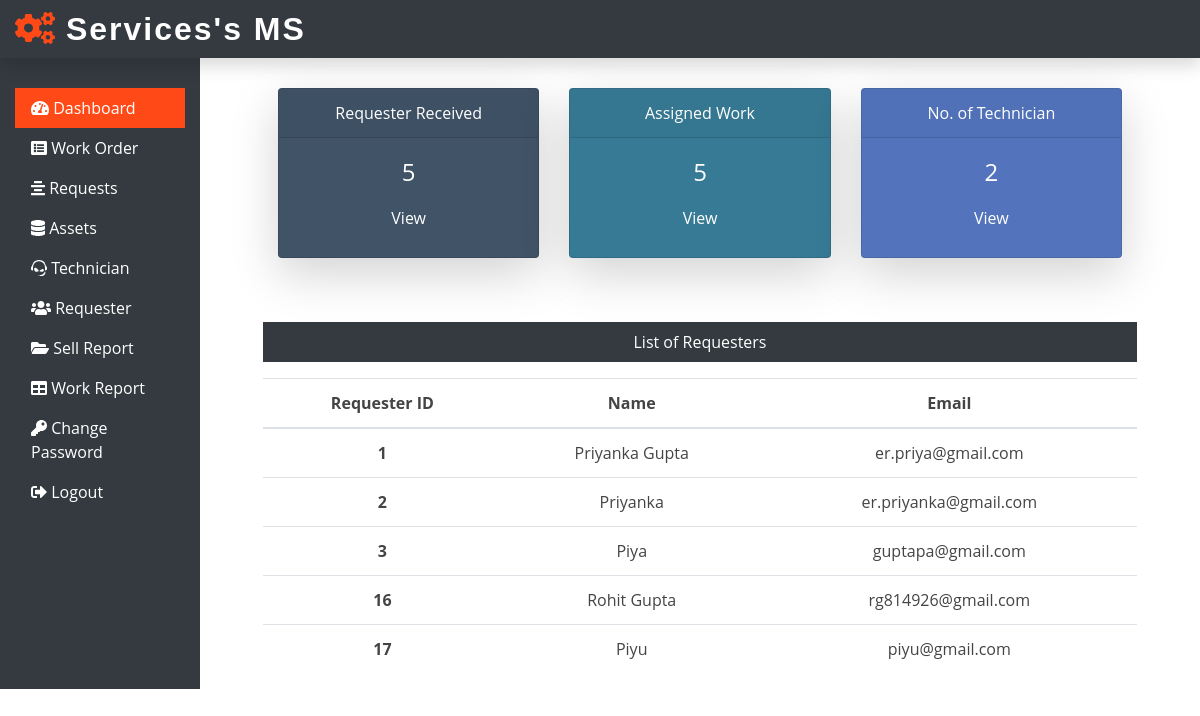
Screenshot of /sms.php/Admin/dashboard.php (signed in) with the database file from the repository.
### tables this page shows
CREATE TABLE `requesterlogin_tb` (
  `r_login_id` int(11) NOT NULL,
  `r_name` varchar(60) NOT NULL,
  `r_email` varchar(60) NOT NULL,
  `r_password` varchar(8) NOT NULL
);

### sms.php/Admin/dashboard.php (the view, shortened to what this page needs)
<?php
include('includes/header.php');
include('../dbConnection.php');
 $sql = "SELECT max(request_id) FROM submitrequest_tb";
 $result = $conn->query($sql);
 $row = mysqli_fetch_row($result);
 $submitrequest = $row[0];
 $sql = "SELECT max(request_id) FROM assignwork_tb";
 $result = $conn->query($sql);
 $row = mysqli_fetch_row($result);
 $assignwork = $row[0];
 $sql = "SELECT * FROM technician_tb";
 $result = $conn->query($sql);
 $totaltech = $result->num_rows;
?>
<div class="col-sm-9 col-md-10">
   <div class="row text-center mx-5">
      <div class="col-sm-4 mt-5">
         <div class="card text-white dash1 mb-3  shadow-lg" style="max-width:18rem;">
            <div class="card-header">Requester Received</div>
            <div class="card-body">
            <h4 class="card-title"> <?php echo $submitrequest; ?> </h4>
            <a class="btn text-white" href="request.php">View</a>
            </div>
         </div>
      </div>
      <div class="col-sm-4 mt-5">
         <div class="card text-white dash2 mb-3  shadow-lg" style="max-width:18rem;">
            <div class="card-header">Assigned Work</div>
            <div class="card-body">
            <h4 class="card-title"> <?php echo $assignwork; ?> </h4>
            <a class="btn text-white" href="work.php">View</a>
            </div>
         </div>
      </div>
      <div class="col-sm-4 mt-5">
         <div class="card text-white dash3 mb-3  shadow-lg" style="max-width:18rem;">
            <div class="card-header">No. of Technician</div>
            <div class="card-body">
            <h4 class="card-title">  <?php echo $totaltech; ?> </h4>
            <a class="btn text-white" href="technician.php">View</a>
            </div>
         </div>
      </div>
   </div>
      <div class="mx-5 mt-5 text-center">
         <p class="bg-dark text-white p-2">List of Requesters</p>
         <?php
           $sql = "SELECT * FROM requesterlogin_tb";
           $result = $conn->query($sql);
           if($result->num_rows > 0){
            echo '<table class="table">
            <thead>
            <tr>
             <th scope="col">Requester ID</th>
             <th scope="col">Name</th>
             <th scope="col">Email</th>
            </tr>
           </thead>
           <tbody>';
           while($row = $result->fetch_assoc()){
            echo '<tr>';
             echo '<th scope="row">'.$row["r_login_id"].'</th>';
             echo '<td>'. $row["r_name"].'</td>';
             echo '<td>'.$row["r_email"].'</td>';
           }
            echo '</tbody>
            </table>';
           } else {
             echo "0 Result";
           }
         ?>
      </div>
</div>
<?php
include('includes/footer.php');
?>

### sms.php/Admin/includes/header.php (shortened to what this page needs)
<!DOCTYPE html>
<html lang="en">
<head>
 <link rel="stylesheet" href="../css/bootstrap.min.css">
 <link rel="stylesheet" href="../css/all.min.css">
 <link rel="stylesheet" href="../css/custom.css">
</head>
<body>
<nav class="navbar navbar-dark fixed-top bg-dark flex-md-nowrap p-0 shadow">
   <a class="navbar-brand col-sm-3 col-md-2 mr-0" href="dashboard.php"> <i class="fas fa-cogs i-color"></i> Services's MS</a>
</nav>
 <div class="container-fluid mb-5" style="margin-top:40px;">
  <div class="row">
   <nav class="col-sm-3 col-md-2 bg-dark sidebar py-5 d-print-none">
    <div class="sidebar-sticky">
     <ul class="nav flex-column">
      <li class="nav-item">
       <a class="nav-link text <?php if(PAGE == 'dashboard') { echo 'text-col'; } ?> " href="dashboard.php">
        <i class="fas fa-tachometer-alt"></i>
        Dashboard
       </a>
      </li>
      <li class="nav-item">
       <a class="nav-link text <?php if(PAGE == 'work') { echo 'text-col'; } ?>" href="work.php">
        <i class="fa fa-list-alt"></i>
        Work Order
       </a>
      </li>
      <li class="nav-item">
       <a class="nav-link text <?php if(PAGE == 'request') { echo 'text-col'; } ?>" href="request.php">
        <i class="fas fa-align-center"></i>
        Requests
       </a>
      </li>
      <li class="nav-item">
       <a class="nav-link text <?php if(PAGE == 'assets') { echo 'text-col'; } ?>" href="assets.php">
        <i class="fas fa-database"></i>
        Assets
       </a>
      </li>
      <li class="nav-item">
       <a class="nav-link text <?php if(PAGE == 'technician') { echo 'text-col'; } ?>" href="technician.php">
        <i class="fab fa-teamspeak"></i>
        Technician
       </a>
      </li>
      <li class="nav-item">
       <a class="nav-link text <?php if(PAGE == 'requesters') { echo 'text-col';} ?>" href="requester.php">
        <i class="fas fa-users"></i>
        Requester
       </a>
      </li>
      <li class="nav-item">
       <a class="nav-link text <?php if(PAGE == 'sellreport') { echo 'text-col'; } ?>" href="soldproductreport.php">
        <i class="fa fa-folder-open"></i>
        Sell Report
       </a>
      </li>
      <li class="nav-item">
       <a class="nav-link text <?php if(PAGE == 'workreport') { echo 'text-col'; } ?>" href="workreport.php">
        <i class="fas fa-table"></i>
        Work Report
       </a>
      </li>
      <li class="nav-item">
       <a class="nav-link text <?php if(PAGE == 'changepass') { echo 'text-col'; } ?>" href="changepass.php">
        <i class="fas fa-key"></i>
        Change Password
       </a>
      </li>
      <li class="nav-item">
       <a class="nav-link text" href="../logout.php">
        <i class="fas fa-sign-out-alt"></i>
        Logout
       </a>
      </li>
     </ul>
    </div>
   </nav>

### sms.php/Admin/includes/footer.php (shortened to what this page needs)
</div>
</div>
</body>
</html>

### sms.php/css/custom.css (style rules this page uses)
body { font-family: "Open Sans", sans-serif; color: #444444; }
nav { transition: all 0.5s; background: rgba(15, 20, 24, 0.85); }
.navbar-brand { font-family: "Ubuntu", sans-serif; font-size: 32px; font-weight: 700; letter-spacing: 2px; color:#fff; }
.i-color { color: #ff4a17 !important; }
.text-col { background: #ff4a17; color: #fff; }
.text { color: #fff; }
.dash1 { background: rgba(17, 40, 65, 0.801); }
.dash2 { background: rgba(8, 91, 124, 0.808); }
.dash3 { background: rgba(33, 76, 170, 0.774); }

### rows the page displays
requesterlogin_tb: r_login_id "1", r_name "Priyanka Gupta", r_email "er.priya@gmail.com"
requesterlogin_tb: r_login_id "2", r_name "Priyanka", r_email "er.priyanka@gmail.com"
requesterlogin_tb: r_login_id "3", r_name "Piya", r_email "guptapa@gmail.com"
requesterlogin_tb: r_login_id "16", r_name "Rohit Gupta", r_email "rg814926@gmail.com"
requesterlogin_tb: r_login_id "17", r_name "Piyu", r_email "piyu@gmail.com"

### other values shown
$submitrequest "5"
$assignwork "5"
$totaltech "2"
